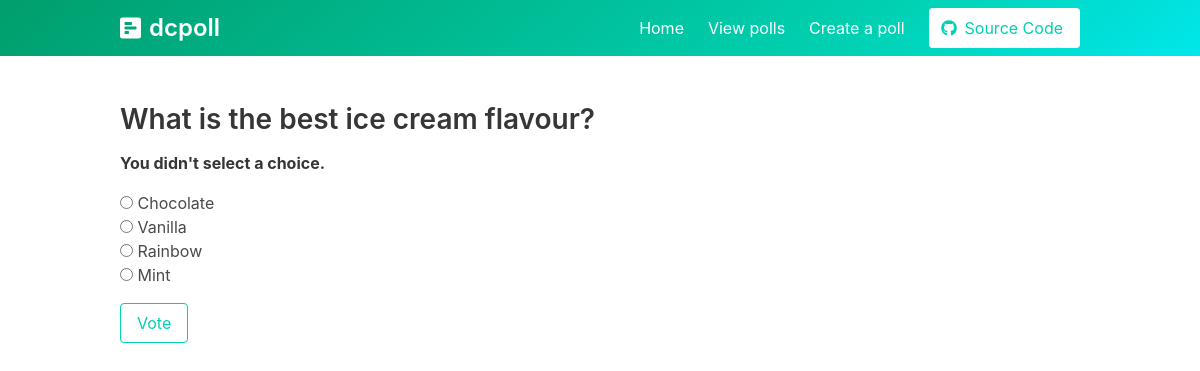
Page /polls/vote/1/ on the committed database.
### polls/models.py (models this page shows, shortened)
class Question(models.Model):
    question_text = models.CharField(max_length=200)
    category = models.CharField(max_length=3,
                                choices=choices,
                                default='Other')
    author = models.CharField(max_length=60, default='Anonymous')
    pub_date = models.DateTimeField(auto_now=True)

class Choice(models.Model):
    question = models.ForeignKey(Question, on_delete=models.CASCADE)
    choice_text = models.CharField(max_length=200)
    votes = models.IntegerField(default=0)

### polls/views.py (the view)
# urls.py: path('polls/vote/<int:question_id>/', polls_vote, name='polls-vote'),
def polls_vote(request, question_id):
    question = get_object_or_404(Question, pk=question_id)
    try:
        selected_choice = question.choice_set.get(pk=request.POST['choice'])
    except (KeyError, Choice.DoesNotExist):
        return render(request, 'vote.html', {
            'title':'Polls Vote Page',
            'question': question,
            'error_message': "You didn't select a choice.",
        })
    else:
        selected_choice.votes += 1
        selected_choice.save()
        return HttpResponseRedirect(reverse('polls-results', args=(question.id,)))

### templates/vote.html (shortened to what this page needs)
{% extends 'base.html' %}
{% block content %}
<section class="hero is-primary is-bold">
    {% include 'navbar.html' %}
</section>
<section class="section">
    <section class="container">
        <section class="content">
            <h2>{{ question.question_text }}</h2>
                    {% if error_message %}<p><strong>{{ error_message }}</strong></p>{% endif %}
                    <form class="form" method="POST">
                        {% for choice in question.choice_set.all %}
                            <input type="radio" name="choice" id="choice{{ forloop.counter }}" value="{{ choice.id }}">
                            <label for="choice{{ forloop.counter }}">{{ choice.choice_text }}</label><br>
                        {% endfor %}
                        <input style="margin-top: 1rem;" class="button is-primary is-outlined" type="submit" value="Vote">
                    </form>
        </section>
    </section>
</section>
{% endblock %}

### rows in the picture
Question: question_text "What is the best ice cream flavour?"
Choice: choice_text "Chocolate"
Choice: choice_text "Vanilla"
Choice: choice_text "Rainbow"
Choice: choice_text "Mint"

### other values in the picture
{{ error_message }} "You didn't select a choice."
